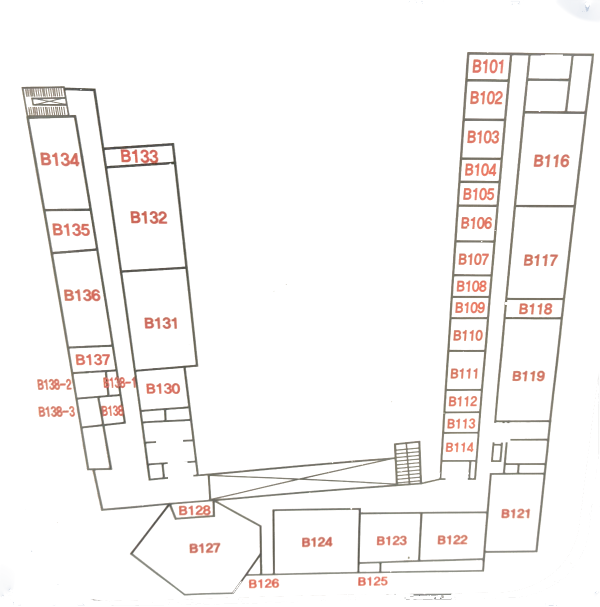
#> input picture ARNavExperiment/Assets/Data/FloorPlan/KIT_B1F_FloorPlan.png, 1200 x 1213 px (shown at 1/2 size)
$ python generate_fig2_route.py
#> lines starting #> are read from the running program, lines starting #| are printed output that depends on the picture; after the words box and inside, x2 and y2 are one past the last pixel; in counts of white or black regions, pixels touching at a corner belong together
"""
Fig 2: Experiment Environment & Route
도면 위에 Route B 경로를 오버레이하여 논문 Figure 생성.
도면 이미지의 alpha 채널에서 벽/복도를 자동 감지하여 경로를 복도 중심에 정렬.

실행: python3 analysis/generate_fig2_route.py
출력: paper/figures/fig2_environment_route.pdf / .png
"""

import numpy as np
import matplotlib
import matplotlib.pyplot as plt
import matplotlib.patheffects as pe
from matplotlib.image import imread
from matplotlib.patches import FancyArrowPatch, FancyBboxPatch
from pathlib import Path

# ── 경로 설정 ──────────────────────────────────
ROOT = Path(__file__).resolve().parent.parent
FLOORPLAN = ROOT / "ARNavExperiment" / "Assets" / "Data" / "FloorPlan" / "KIT_B1F_FloorPlan.png"
FIG_DIR = ROOT / "paper" / "figures"
FIG_DIR.mkdir(parents=True, exist_ok=True)

# ── 좌표계 ─────────────────────────────────────
# FloorPlanMapBase: worldMin=(-39,-23), worldMax=(49,80)
WORLD_MIN = np.array([-39, -23])
WORLD_MAX = np.array([49, 80])

# ── 복도 감지 상수 ─────────────────────────────
CORRIDOR_HALF_WIDTH = -1.0     # 복도 중심 오프셋 (시각적 중앙 정렬)
SCAN_Z_RANGE = (-15.0, 75.0)
SCAN_Z_STEP = 0.5
APPROX_CENTER = (0.089, 37.0)  # slope, intercept 초기 추정


def world_to_normalized(x, z):
    """월드 좌표(x,z)를 0~1 정규화 좌표로 변환."""
    tx = (x - WORLD_MIN[0]) / (WORLD_MAX[0] - WORLD_MIN[0])
    ty = (z - WORLD_MIN[1]) / (WORLD_MAX[1] - WORLD_MIN[1])
    return tx, ty


def world_to_pixel(x, z, img_w, img_h):
    """월드 좌표를 이미지 픽셀 좌표로 변환 (이미지 좌상단 원점)."""
    tx, ty = world_to_normalized(x, z)
    px = tx * img_w
    py = (1 - ty) * img_h  # 이미지 Y축 반전
    return px, py


def pixel_to_world_x(px, img_w):
    """픽셀 x좌표를 월드 x좌표로 변환."""
    return (px / img_w) * (WORLD_MAX[0] - WORLD_MIN[0]) + WORLD_MIN[0]


def detect_corridor_geometry(img, img_w, img_h):
    """도면 alpha 채널에서 서쪽 벽 내측 경계를 감지하고 복도 중심선을 반환.

    Returns: (slope, intercept, z_min, z_max) — 복도 중심 x = slope*z + intercept
    """
    # alpha 채널 추출 (없으면 grayscale fallback)
    if img.ndim == 3 and img.shape[2] >= 4:
        alpha = img[:, :, 3]
    else:
        gray = np.mean(img[..., :3], axis=2) if img.ndim == 3 else img
        alpha = np.where(gray > 0.9, 0.0, 1.0)  # 밝은 배경 = 투명 취급

    z_values = np.arange(SCAN_Z_RANGE[0], SCAN_Z_RANGE[1] + SCAN_Z_STEP, SCAN_Z_STEP)
    west_edges = []

    for z in z_values:
        approx_x = APPROX_CENTER[0] * z + APPROX_CENTER[1]
        cx_px, cy_px = world_to_pixel(approx_x, z, img_w, img_h)
        cy_int = int(round(cy_px))
        cx_int = int(round(cx_px))
        if cy_int < 0 or cy_int >= img_h or cx_int < 0:
            continue
        # 근사 중심에서 좌측 스캔 → 첫 불투명 픽셀 = 서쪽 벽 내측 경계
        for px in range(cx_int, max(cx_int - 200, 0), -1):
            if alpha[cy_int, px] > 0.1:
                west_edges.append((z, pixel_to_world_x(px, img_w)))
                break

    edges = np.array(west_edges)
    z_fit, x_fit = edges[:, 0].copy(), edges[:, 1].copy()

    # Robust linear fit: 3회 반복, 2.5x MAR 아웃라이어 제거
    for _ in range(3):
        coeffs = np.polyfit(z_fit, x_fit, 1)
        residuals = np.abs(x_fit - np.polyval(coeffs, z_fit))
        mar = np.median(residuals)
        mask = residuals < 2.5 * max(mar, 0.3)
        z_fit, x_fit = z_fit[mask], x_fit[mask]

    slope_wall, intercept_wall = coeffs
    # 복도 중심 = 서쪽 벽 + CORRIDOR_HALF_WIDTH
    slope = slope_wall
    intercept = intercept_wall + CORRIDOR_HALF_WIDTH
    z_min, z_max = float(z_fit.min()), float(z_fit.max())

    print(f"[detect_corridor_geometry]")
    print(f"  West wall:       x = {slope_wall:.4f}*z + {intercept_wall:.2f}")
    print(f"  Corridor center: x = {slope:.4f}*z + {intercept:.2f}")
    print(f"  Valid z range:   [{z_min:.1f}, {z_max:.1f}]")
    print(f"  Fit points:      {len(z_fit)}")
    return slope, intercept, z_min, z_max


# ── 기준 WP z좌표 및 라벨 (WaypointDataGenerator.cs 기준) ──
_WP_DEFS = [
    ("WP00", 24, 3.0, "B110\n(Calibration)"),
    ("WP01", 18, 3.0, "B111\n(Start)"),
    ("WP02", 33, 3.5, "B107"),
    ("WP03", 45, 3.5, "B105"),
    ("WP04", 57, 3.5, "B103"),
    ("WP05", 66, 3.5, "B101"),
    ("WP06", 69, 4.0, "NE Corner\n(U-turn)"),
    ("WP07", 48, 3.5, "B104/B105\n(Return)"),
    ("WP08", -7, 3.5, "B121\n(End)"),
]


def build_waypoints(slope, intercept, z_max):
    """복도 중심선을 따라 웨이포인트 좌표를 동적 생성."""
    waypoints = []
    for wp_id, z, radius, label in _WP_DEFS:
        z_clamped = min(z, z_max) if wp_id == "WP08" else z
        x = slope * z_clamped + intercept
        old_x = 37.5 if wp_id != "WP06" else 39.0
        print(f"  {wp_id} z={z:4d}: x {old_x:.1f} -> {x:.2f} (Δ{x - old_x:+.2f})")
        waypoints.append((wp_id, x, z_clamped, radius, label))
    return waypoints


def build_triggers(slope, intercept):
    """트리거 존 좌표를 복도 중심선에 맞춰 동적 생성."""
    return {
        "T2/T1": (slope * 45 + intercept, 45,
                  "Information Conflict /\nTracking Degradation"),
        "T3/T4": (slope * 69 + intercept, 69,
                  "Low Resolution /\nGuidance Absence"),
    }


# 경로 순서 (인덱스)
ROUTE_ORDER = [0, 1, 2, 3, 4, 5, 6, 7, 8]

# ── 스타일 ──────────────────────────────────────
PAPER_STYLE = {
    "font.family": "sans-serif",
    "font.size": 14,
    "axes.titlesize": 16,
    "axes.titleweight": "bold",
    "axes.labelsize": 14,
    "axes.linewidth": 0.8,
    "axes.unicode_minus": False,
    "figure.dpi": 600,
    "savefig.dpi": 600,
    "savefig.bbox": "tight",
    "savefig.pad_inches": 0.05,
}

COLOR_OUTBOUND = "#2E86C1"   # 북상 (파란색)
COLOR_RETURN = "#E74C3C"     # 남하 (빨간색)
COLOR_WP = "#2C3E50"         # 웨이포인트 마커
COLOR_TRIGGER = "#F39C12"    # 트리거 존
COLOR_START = "#27AE60"      # 시작점
COLOR_END = "#8E44AD"        # 종료점


def generate_fig2():
    matplotlib.rcParams.update(PAPER_STYLE)

    img = imread(str(FLOORPLAN))
#> img is the input picture: shape (1213, 1200, 4) float32; mean R, G, B, A 0.954, 0.945, 0.925, 0.0789
    img_h, img_w = img.shape[:2]

    # --- 복도 감지 & 동적 좌표 생성 ---
    slope, intercept, z_min, z_max = detect_corridor_geometry(img, img_w, img_h)
#> in detect_corridor_geometry, `alpha = img[:, :, 3]`:
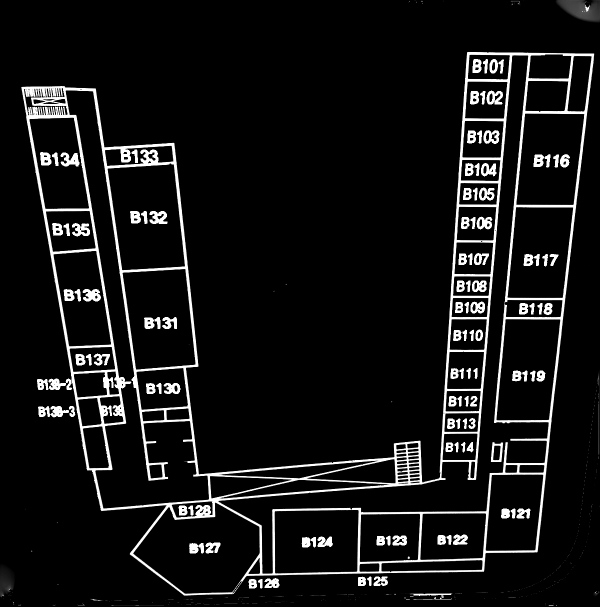
#> alpha: shape (1213, 1200) float32 (shown at 1/2 size); min 0, max 1, mean 0.0789
#|   West wall:       x = 0.0788*z + 33.14
#|   Corridor center: x = 0.0788*z + 32.14
#|   Valid z range:   [-15.0, 70.5]
#|   Fit points:      127
#> slope = 0.0788; intercept = 32.14; z_min = -15; z_max = 70.5
    waypoints = build_waypoints(slope, intercept, z_max)
#> the loop in build_waypoints, `for wp_id, z, radius, label in _WP_DEFS:` made 9 passes
#> (z_clamped, x) on passes 1 to 8: (24, 34.03), (18, 33.56), (33, 34.74), (45, 35.68), (57, 36.63), (66, 37.34), (69, 37.58), (48, 35.92)
#> (printed output is left out)
#> after the loop in build_waypoints, `for wp_id, z, radius, label in _WP_DEFS:`: waypoints = 9 items
#> waypoints = 9 items
    triggers = build_triggers(slope, intercept)
#> triggers = 2 items

    # --- 픽셀 좌표 계산 ---
    wp_pixels = []
    for wp_id, x, z, radius, label in waypoints:
        px, py = world_to_pixel(x, z, img_w, img_h)
        wp_pixels.append((wp_id, px, py, radius, label))
#> this loop made 9 passes
#> (wp_id, x, z, radius, label, px) on passes 3 to 6: ('WP02', 34.74, 33, 3.5, 'B107', 1005.5), ('WP03', 35.68, 45, 3.5, 'B105', 1018.4), ('WP04', 36.63, 57, 3.5, 'B103', 1031.3), ('WP05', 37.34, 66, 3.5, 'B101', 1041)

    # --- Figure 생성 ---
    # 동쪽 복도 중심으로 크롭 (Route B 영역만)
    # 월드 좌표 기준: x=[25, 48], z=[-15, 78]
    crop_left, _ = world_to_pixel(22, 78, img_w, img_h)
    crop_right, _ = world_to_pixel(48, 78, img_w, img_h)
    _, crop_top = world_to_pixel(22, 78, img_w, img_h)
    _, crop_bottom = world_to_pixel(22, -15, img_w, img_h)

    crop_left = max(0, int(crop_left))
    crop_right = min(img_w, int(crop_right))
    crop_top = max(0, int(crop_top))
    crop_bottom = min(img_h, int(crop_bottom))

    cropped = img[crop_top:crop_bottom, crop_left:crop_right]
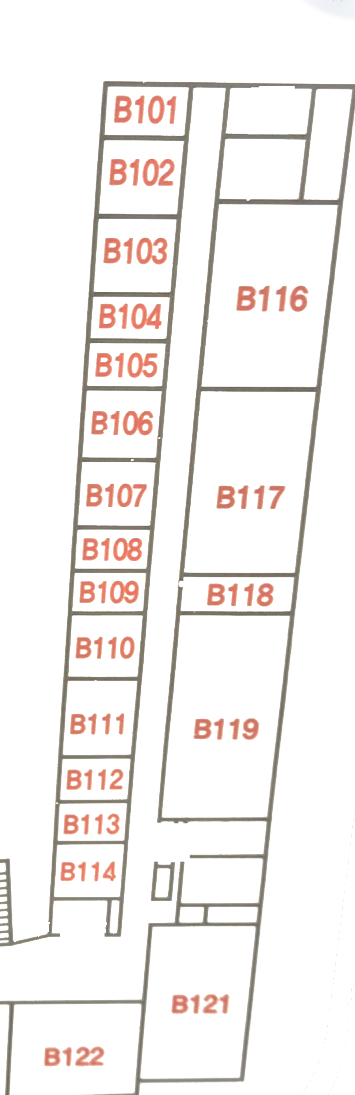
#> cropped: shape (1095, 355, 4) float32; mean R, G, B, A 0.93, 0.913, 0.9, 0.13; transparent parts drawn white
    crop_h, crop_w = cropped.shape[:2]

    # 크롭 오프셋 적용
    wp_cropped = []
    for wp_id, px, py, radius, label in wp_pixels:
        wp_cropped.append((wp_id, px - crop_left, py - crop_top, radius, label))
#> this loop made 9 passes
#> (wp_id, px, py, radius) on passes 1, 2, 7, 8, 9: ('WP00', 995.9, 659.5, 3), ('WP01', 989.4, 730.2, 3), ('WP06', 1044.2, 129.5, 4), ('WP07', 1021.7, 376.9, 3.5), ('WP08', 962.5, 1024.6, 3.5)

    # Figure (single column width: 3.33in, but wider for floor plan)
    aspect = crop_h / crop_w
    fig_w = 7.0
    fig_h = fig_w * aspect
    fig, ax = plt.subplots(1, 1, figsize=(fig_w, fig_h))

    # --- 도면 배경 ---
    ax.imshow(cropped, alpha=0.6)

    # --- 경로 그리기 ---
    # Outbound: WP00 → WP05 → WP06 (북상)
    outbound_indices = [0, 1, 2, 3, 4, 5, 6]
    out_x = [wp_cropped[i][1] for i in outbound_indices]
    out_y = [wp_cropped[i][2] for i in outbound_indices]

    # Return: WP06 → WP07 → WP08 (남하)
    return_indices = [6, 7, 8]
    ret_x = [wp_cropped[i][1] for i in return_indices]
    ret_y = [wp_cropped[i][2] for i in return_indices]

    # 경로 라인 (두꺼운 선 + 얇은 테두리)
    line_kw = dict(linewidth=5.5, solid_capstyle="round", solid_joinstyle="round",
                   zorder=3, path_effects=[pe.withStroke(linewidth=8.5, foreground="white")])

    ax.plot(out_x, out_y, color=COLOR_OUTBOUND, label="Outbound (northward)", **line_kw)
    ax.plot(ret_x, ret_y, color=COLOR_RETURN, label="Return (southward)", linestyle="--", **line_kw)

    # --- 방향 화살표 ---
    arrow_kw = dict(arrowstyle="-|>", mutation_scale=22, linewidth=3, zorder=5)

    # Outbound 화살표 (WP02→WP03 구간 중간)
    mid_out = 2  # WP02 index in outbound
    ax.annotate("", xy=(out_x[mid_out + 1], out_y[mid_out + 1]),
                xytext=(out_x[mid_out], out_y[mid_out]),
                arrowprops=dict(**arrow_kw, color=COLOR_OUTBOUND,
                                path_effects=[pe.withStroke(linewidth=5.5, foreground="white")]))

    # Return 화살표 (WP07→WP08 구간 중간)
    # WP07→WP08 중간 지점에 화살표
    mid_rx = (ret_x[1] + ret_x[2]) / 2
    mid_ry = (ret_y[1] + ret_y[2]) / 2
    ax.annotate("", xy=(ret_x[2], ret_y[2]),
                xytext=(ret_x[1], ret_y[1]),
                arrowprops=dict(**arrow_kw, color=COLOR_RETURN,
                                path_effects=[pe.withStroke(linewidth=5.5, foreground="white")]))

    # --- 웨이포인트 마커 ---
    for i, (wp_id, px, py, radius, label) in enumerate(wp_cropped):
        # 특별 마커: 시작, 종료, U-turn
        if i == 1:  # WP01 Start
            color = COLOR_START
            marker_size = 15
        elif i == 8:  # WP08 End
            color = COLOR_END
            marker_size = 15
        elif i == 6:  # WP06 U-turn
            color = COLOR_TRIGGER
            marker_size = 15
        elif i == 0:  # WP00 Calibration
            color = "#95A5A6"
            marker_size = 11
        else:
            color = COLOR_WP
            marker_size = 11

        ax.plot(px, py, "o", color=color, markersize=marker_size,
                markeredgecolor="white", markeredgewidth=2.5, zorder=6)

        # 웨이포인트 ID 라벨
        # 라벨 위치 조정 (경로 오른쪽에 배치, 특수 WP는 별도)
        offset_x, offset_y = 28, 0
        ha = "left"
        va = "center"

        if i == 6:  # NE corner - 오른쪽 위
            offset_x, offset_y = 24, -24
            va = "top"
        elif i == 0:  # Calibration - 왼쪽
            offset_x = -28
            ha = "right"

        txt = ax.annotate(
            wp_id,
            xy=(px, py),
            xytext=(px + offset_x, py + offset_y),
            fontsize=11, fontweight="bold", color=color,
            ha=ha, va=va, zorder=7,
            bbox=dict(boxstyle="round,pad=0.2", facecolor="white",
                      edgecolor=color, alpha=0.85, linewidth=0.8),
        )
#> this loop made 9 passes
#> (wp_id, px, py, radius) on passes 1, 2, 7, 8, 9: ('WP00', 164.9, 636.5, 3), ('WP01', 158.4, 707.2, 3), ('WP06', 213.2, 106.5, 4), ('WP07', 190.7, 353.9, 3.5), ('WP08', 131.5, 1001.6, 3.5)

    # --- 트리거 존 표시 ---
    for trig_label, (tx, tz, desc) in triggers.items():
        tpx, tpy = world_to_pixel(tx, tz, img_w, img_h)
        tpx -= crop_left
        tpy -= crop_top

        # 반투명 원으로 트리거 존 표시
        trigger_circle = plt.Circle(
            (tpx, tpy), 55, facecolor=COLOR_TRIGGER,
            alpha=0.15, linewidth=2.5, linestyle="--",
            edgecolor=COLOR_TRIGGER, fill=True, zorder=2
        )
        ax.add_patch(trigger_circle)

        # 트리거 라벨 (왼쪽에)
        ax.annotate(
            f"⚡ {trig_label}",
            xy=(tpx, tpy),
            xytext=(tpx - 125, tpy),
            fontsize=10, fontweight="bold", color=COLOR_TRIGGER,
            ha="right", va="center", zorder=7,
            arrowprops=dict(arrowstyle="-", color=COLOR_TRIGGER,
                            linewidth=1.2, linestyle="--"),
            bbox=dict(boxstyle="round,pad=0.3", facecolor="#FFF9E6",
                      edgecolor=COLOR_TRIGGER, alpha=0.9, linewidth=0.8),
        )
#> this loop made 2 passes
#> (trig_label, tz) on passes 1 to 2: ('T2/T1', 45), ('T3/T4', 69)

    # --- 범례 & 제목 ---
    # Start/End 표시
    ax.plot([], [], "o", color=COLOR_START, markersize=11,
            markeredgecolor="white", label="Start (B111)")
    ax.plot([], [], "o", color=COLOR_END, markersize=11,
            markeredgecolor="white", label="End (B121)")
    ax.plot([], [], "o", color=COLOR_TRIGGER, markersize=11,
            markeredgecolor="white", label="U-turn / Trigger zone")

    legend = ax.legend(loc="lower left", fontsize=11, framealpha=0.9,
                       edgecolor="#cccccc", fancybox=True,
                       handletextpad=0.5, borderpad=0.4)

    # 방위 표시 (N↑)
    ax.annotate("N", xy=(crop_w - 55, 60),
                fontsize=14, fontweight="bold", ha="center", va="bottom",
                bbox=dict(boxstyle="round,pad=0.25", facecolor="white",
                          edgecolor="#333", alpha=0.9, linewidth=0.8))
    ax.annotate("", xy=(crop_w - 55, 38), xytext=(crop_w - 55, 82),
                arrowprops=dict(arrowstyle="-|>", color="#333",
                                linewidth=2.5))

    ax.set_xlim(0, crop_w)
    ax.set_ylim(crop_h, 0)
    ax.axis("off")

    fig.tight_layout(pad=0.3)

    # --- 저장 ---
    for fmt in ("pdf", "png"):
        out = FIG_DIR / f"fig2_environment_route.{fmt}"
        fig.savefig(out, format=fmt, facecolor="white")
#> this loop made 2 passes
#> pass 1, in generate_fig2, `fig.savefig(out, format=fmt, facecolor="white")`:
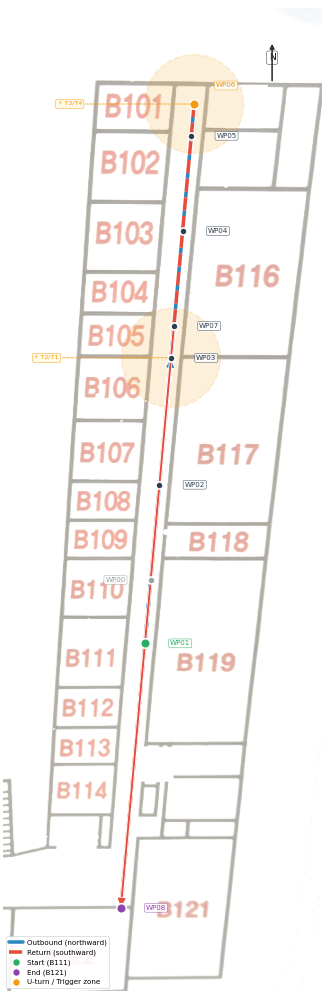
#> figure drawn by matplotlib, 1 panel
    print(f"  -> fig2_environment_route saved to {FIG_DIR}")

    plt.close(fig)
    return FIG_DIR / "fig2_environment_route.png"


if __name__ == "__main__":
    out = generate_fig2()
    print(f"\nOutput: {out}")

$ run again, with ARNavExperiment/Assets/Data/FloorPlan/KIT_B1F_Official.png copied over ARNavExperiment/Assets/Data/FloorPlan/KIT_B1F_FloorPlan.png
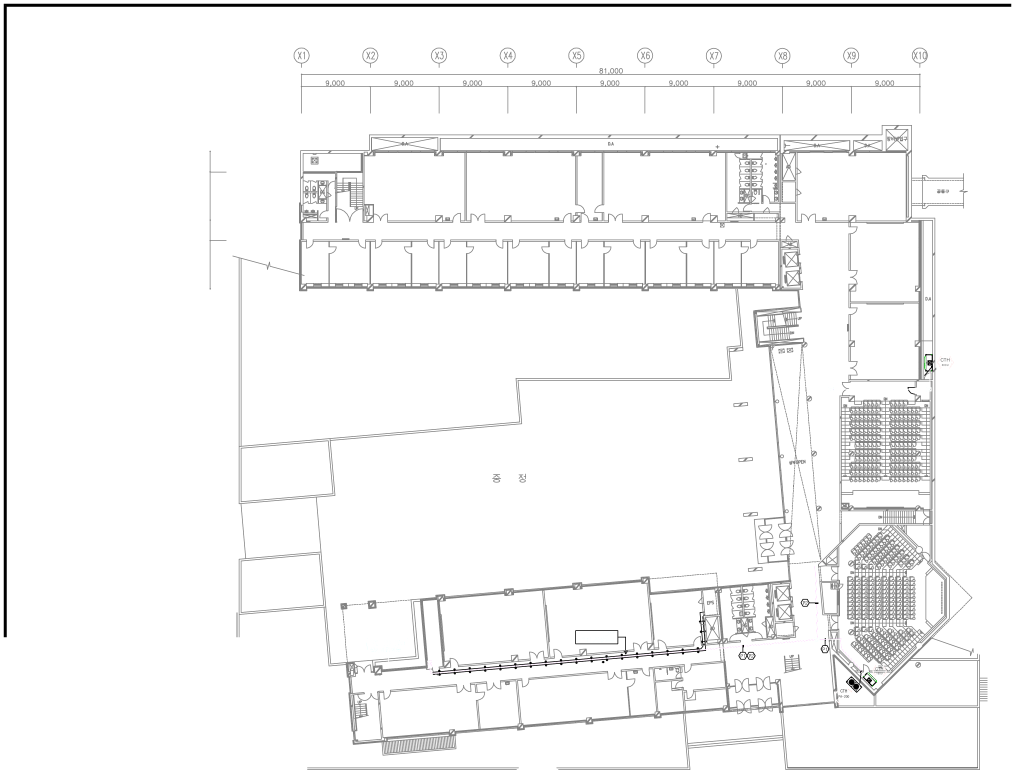
#> input picture ARNavExperiment/Assets/Data/FloorPlan/KIT_B1F_Official.png, 4059 x 3094 px (shown at 1/4 size)
#> in generate_fig2, img is the input picture: shape (3094, 4059, 3) float32; mean R, G, B 0.976, 0.976, 0.976
#> in detect_corridor_geometry, `alpha = np.where(gray > 0.9, 0.0, 1.0)`:
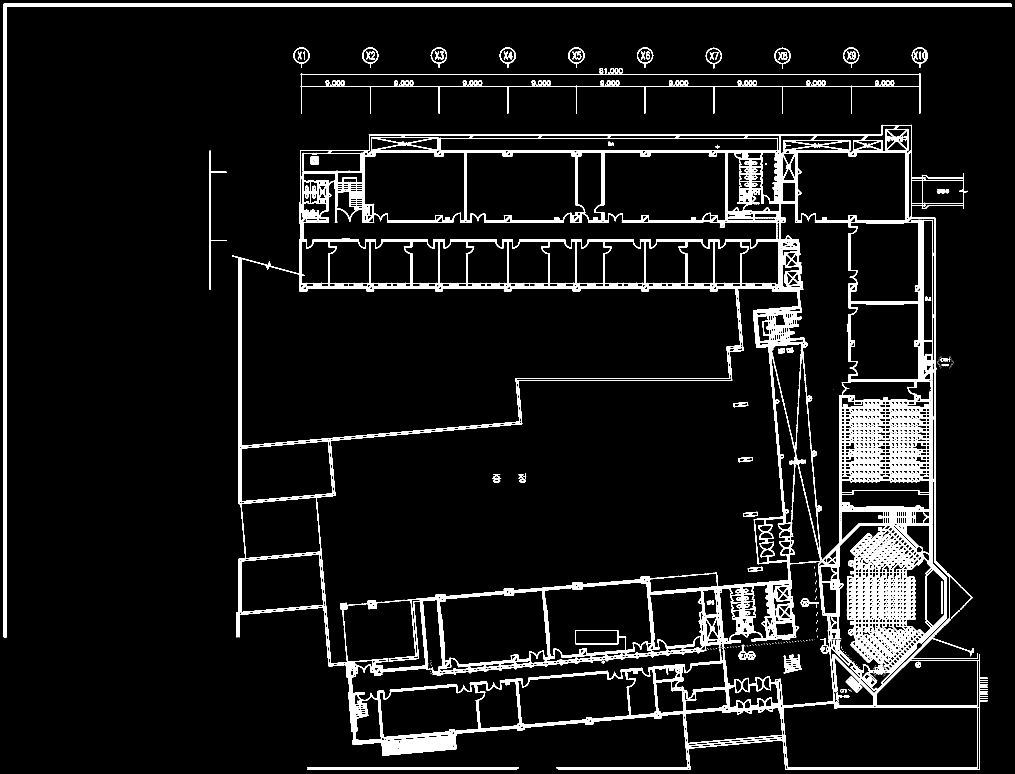
#> alpha: shape (3094, 4059) float64 (shown at 1/4 size); values 0 (black) and 1 (white), 6.6% white; 448 white regions (259 under 20 px), largest, box (x1, y1, x2, y2) and area: (929, 499, 3950, 3080) 657816, (15, 15, 4045, 2549) 82642, (1203, 289, 3683, 455) 18710
#|   West wall:       x = 0.0629*z + 37.13
#|   Corridor center: x = 0.0629*z + 36.13
#|   Valid z range:   [-14.0, 73.5]
#|   Fit points:      136
#> in generate_fig2, `slope, intercept, z_min, z_max = detect_corridor_geometry(img, img_w, ..`: slope = 0.0629; intercept = 36.13; z_min = -14; z_max = 73.5
#> the loop in build_waypoints, `for wp_id, z, radius, label in _WP_DEFS:` made 9 passes
#> (z_clamped, x) on passes 1 to 8: (24, 37.64), (18, 37.26), (33, 38.21), (45, 38.96), (57, 39.72), (66, 40.28), (69, 40.47), (48, 39.15)
#> (printed output is left out)
#> after the loop in build_waypoints, `for wp_id, z, radius, label in _WP_DEFS:`: waypoints = 9 items
#> triggers = 2 items
#> the loop in generate_fig2, `for wp_id, x, z, radius, label in waypoints:` made 9 passes
#> (wp_id, x, z, radius, px, py) on passes 1, 2, 7, 8: ('WP00', 37.64, 24, 3, 3535, 1682.2), ('WP01', 37.26, 18, 3, 3517.6, 1862.4), ('WP06', 40.47, 69, 4, 3665.6, 330.4), ('WP07', 39.15, 48, 3.5, 3604.7, 961.2)
#> the loop in generate_fig2, `for wp_id, px, py, radius, label in wp_pixels:` made 9 passes
#> (wp_id, px, py, radius) on passes 1, 2, 7, 8, 9: ('WP00', 3535, 1682.2, 3), ('WP01', 3517.6, 1862.4, 3), ('WP06', 3665.6, 330.4, 4), ('WP07', 3604.7, 961.2, 3.5), ('WP08', 3445.1, 2613.4, 3.5)
#> the loop in generate_fig2, `for i, (wp_id, px, py, radius, label) in enumerate(wp_cropped):` made 9 passes
#> (wp_id, px, py, radius) on passes 1, 2, 7, 8, 9: ('WP00', 722, 1622.2, 3), ('WP01', 704.6, 1802.4, 3), ('WP06', 852.6, 270.4, 4), ('WP07', 791.7, 901.2, 3.5), ('WP08', 632.1, 2553.4, 3.5)
#> the loop in generate_fig2, `for trig_label, (tx, tz, desc) in triggers.items():` made 2 passes
#> (trig_label, tz) on passes 1 to 2: ('T2/T1', 45), ('T3/T4', 69)
#> the loop in generate_fig2, `for fmt in ("pdf", "png"):` made 2 passes
#> pass 1, in generate_fig2, `fig.savefig(out, format=fmt, facecolor="white")`:
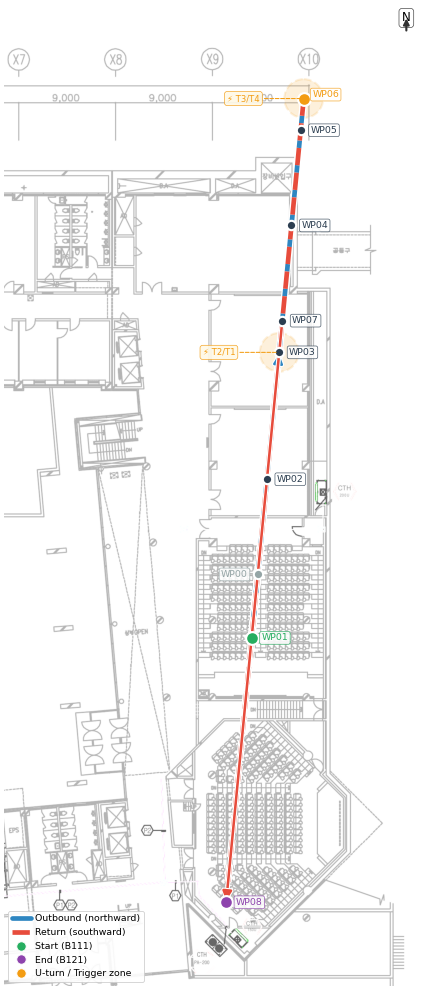
#> figure drawn by matplotlib, 1 panel
